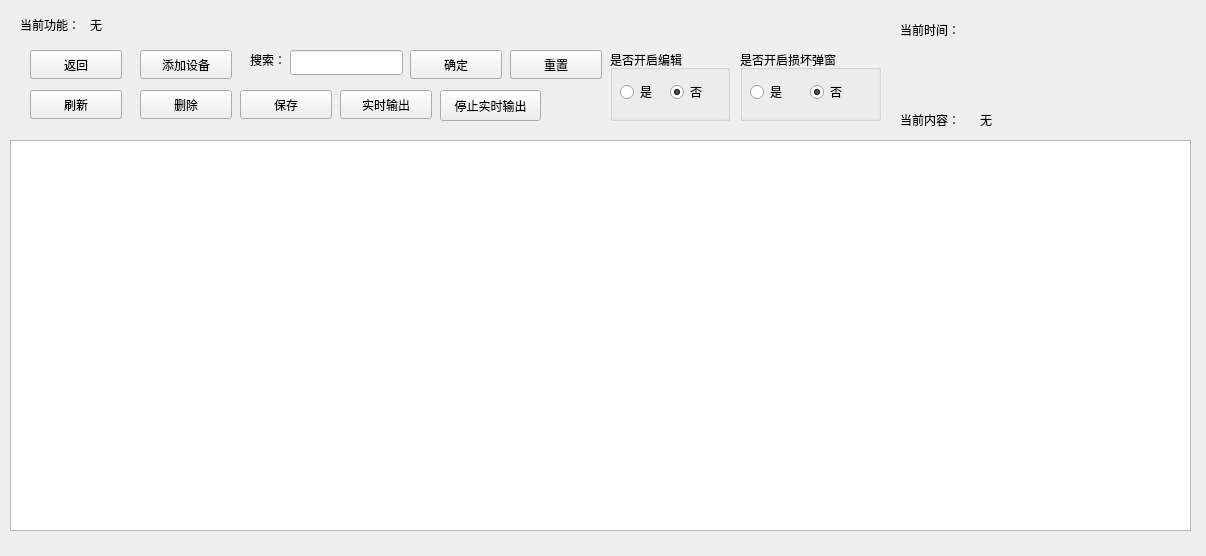
<?xml version="1.0" encoding="UTF-8"?>
<ui version="4.0">
 <class>TableShow</class>
 <widget class="QWidget" name="TableShow">
  <property name="geometry">
   <rect>
    <x>0</x>
    <y>0</y>
    <width>1206</width>
    <height>556</height>
   </rect>
  </property>
  <property name="windowTitle">
   <string>Form</string>
  </property>
  <property name="windowIcon">
   <iconset>
    <normaloff>file/icon.png</normaloff>file/icon.png</iconset>
  </property>
  <property name="autoFillBackground">
   <bool>true</bool>
  </property>
  <property name="styleSheet">
   <string notr="true"/>
  </property>
  <widget class="QLabel" name="label">
   <property name="geometry">
    <rect>
     <x>20</x>
     <y>10</y>
     <width>80</width>
     <height>30</height>
    </rect>
   </property>
   <property name="text">
    <string>当前功能：</string>
   </property>
  </widget>
  <widget class="QPushButton" name="back">
   <property name="geometry">
    <rect>
     <x>30</x>
     <y>50</y>
     <width>92</width>
     <height>29</height>
    </rect>
   </property>
   <property name="text">
    <string>返回</string>
   </property>
   <property name="autoDefault">
    <bool>true</bool>
   </property>
  </widget>
  <widget class="QTableWidget" name="table_output">
   <property name="geometry">
    <rect>
     <x>10</x>
     <y>140</y>
     <width>1181</width>
     <height>391</height>
    </rect>
   </property>
  </widget>
  <widget class="QPushButton" name="tablePush">
   <property name="geometry">
    <rect>
     <x>30</x>
     <y>90</y>
     <width>92</width>
     <height>29</height>
    </rect>
   </property>
   <property name="text">
    <string>刷新</string>
   </property>
   <property name="autoDefault">
    <bool>true</bool>
   </property>
  </widget>
  <widget class="QPushButton" name="ButtonAddNew">
   <property name="geometry">
    <rect>
     <x>140</x>
     <y>50</y>
     <width>92</width>
     <height>29</height>
    </rect>
   </property>
   <property name="text">
    <string>添加设备</string>
   </property>
   <property name="autoDefault">
    <bool>true</bool>
   </property>
  </widget>
  <widget class="QLabel" name="outputLabel">
   <property name="geometry">
    <rect>
     <x>90</x>
     <y>10</y>
     <width>151</width>
     <height>30</height>
    </rect>
   </property>
   <property name="text">
    <string>无</string>
   </property>
  </widget>
  <widget class="QLabel" name="label_2">
   <property name="geometry">
    <rect>
     <x>900</x>
     <y>110</y>
     <width>69</width>
     <height>20</height>
    </rect>
   </property>
   <property name="text">
    <string>当前内容：</string>
   </property>
  </widget>
  <widget class="QLabel" name="ItemLabel">
   <property name="geometry">
    <rect>
     <x>980</x>
     <y>110</y>
     <width>181</width>
     <height>20</height>
    </rect>
   </property>
   <property name="text">
    <string>无</string>
   </property>
  </widget>
  <widget class="QPushButton" name="DeleteRow">
   <property name="geometry">
    <rect>
     <x>140</x>
     <y>90</y>
     <width>92</width>
     <height>29</height>
    </rect>
   </property>
   <property name="text">
    <string>删除</string>
   </property>
   <property name="autoDefault">
    <bool>true</bool>
   </property>
  </widget>
  <widget class="QGroupBox" name="groupBox">
   <property name="geometry">
    <rect>
     <x>610</x>
     <y>50</y>
     <width>120</width>
     <height>71</height>
    </rect>
   </property>
   <property name="title">
    <string>是否开启编辑</string>
   </property>
   <widget class="QRadioButton" name="edit_enable">
    <property name="geometry">
     <rect>
      <x>10</x>
      <y>30</y>
      <width>41</width>
      <height>24</height>
     </rect>
    </property>
    <property name="text">
     <string>是</string>
    </property>
   </widget>
   <widget class="QRadioButton" name="edit_disable">
    <property name="geometry">
     <rect>
      <x>60</x>
      <y>30</y>
      <width>41</width>
      <height>24</height>
     </rect>
    </property>
    <property name="text">
     <string>否</string>
    </property>
    <property name="checked">
     <bool>true</bool>
    </property>
   </widget>
  </widget>
  <widget class="QPushButton" name="saveAll">
   <property name="geometry">
    <rect>
     <x>240</x>
     <y>90</y>
     <width>92</width>
     <height>29</height>
    </rect>
   </property>
   <property name="text">
    <string>保存</string>
   </property>
   <property name="autoDefault">
    <bool>true</bool>
   </property>
  </widget>
  <widget class="QLineEdit" name="searchInput">
   <property name="geometry">
    <rect>
     <x>290</x>
     <y>50</y>
     <width>113</width>
     <height>25</height>
    </rect>
   </property>
   <property name="tabletTracking">
    <bool>true</bool>
   </property>
  </widget>
  <widget class="QLabel" name="label_3">
   <property name="geometry">
    <rect>
     <x>250</x>
     <y>50</y>
     <width>41</width>
     <height>20</height>
    </rect>
   </property>
   <property name="text">
    <string>搜索：</string>
   </property>
  </widget>
  <widget class="QPushButton" name="startSearch">
   <property name="geometry">
    <rect>
     <x>410</x>
     <y>50</y>
     <width>92</width>
     <height>29</height>
    </rect>
   </property>
   <property name="text">
    <string>确定</string>
   </property>
   <property name="autoDefault">
    <bool>true</bool>
   </property>
  </widget>
  <widget class="QPushButton" name="searchReset">
   <property name="geometry">
    <rect>
     <x>510</x>
     <y>50</y>
     <width>92</width>
     <height>29</height>
    </rect>
   </property>
   <property name="text">
    <string>重置</string>
   </property>
   <property name="autoDefault">
    <bool>true</bool>
   </property>
  </widget>
  <widget class="QPushButton" name="startRT">
   <property name="geometry">
    <rect>
     <x>340</x>
     <y>90</y>
     <width>92</width>
     <height>29</height>
    </rect>
   </property>
   <property name="text">
    <string>实时输出</string>
   </property>
   <property name="autoDefault">
    <bool>true</bool>
   </property>
  </widget>
  <widget class="QPushButton" name="stopRT">
   <property name="geometry">
    <rect>
     <x>440</x>
     <y>90</y>
     <width>101</width>
     <height>31</height>
    </rect>
   </property>
   <property name="text">
    <string>停止实时输出</string>
   </property>
   <property name="autoDefault">
    <bool>true</bool>
   </property>
  </widget>
  <widget class="QGroupBox" name="badMessageGroup">
   <property name="geometry">
    <rect>
     <x>740</x>
     <y>50</y>
     <width>141</width>
     <height>71</height>
    </rect>
   </property>
   <property name="title">
    <string>是否开启损坏弹窗</string>
   </property>
   <widget class="QRadioButton" name="startBadMessage">
    <property name="geometry">
     <rect>
      <x>10</x>
      <y>30</y>
      <width>41</width>
      <height>24</height>
     </rect>
    </property>
    <property name="text">
     <string>是</string>
    </property>
   </widget>
   <widget class="QRadioButton" name="stopBadMessage">
    <property name="geometry">
     <rect>
      <x>70</x>
      <y>30</y>
      <width>41</width>
      <height>24</height>
     </rect>
    </property>
    <property name="text">
     <string>否</string>
    </property>
    <property name="checked">
     <bool>true</bool>
    </property>
   </widget>
  </widget>
  <widget class="QLabel" name="label_4">
   <property name="geometry">
    <rect>
     <x>900</x>
     <y>20</y>
     <width>71</width>
     <height>20</height>
    </rect>
   </property>
   <property name="text">
    <string>当前时间：</string>
   </property>
  </widget>
  <widget class="QLabel" name="data_time">
   <property name="geometry">
    <rect>
     <x>970</x>
     <y>20</y>
     <width>191</width>
     <height>20</height>
    </rect>
   </property>
   <property name="text">
    <string/>
   </property>
  </widget>
 </widget>
 <resources/>
 <connections/>
</ui>
